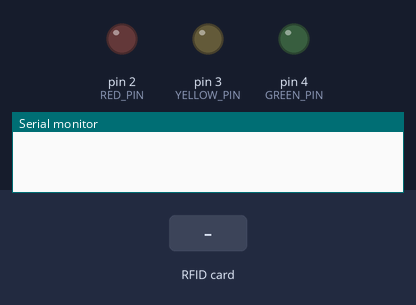
Bench run of a sketch on a simulated Arduino Uno, built with avr-gcc and run on an emulated ATmega328P. Parts: output pins drawn as LEDs (lit = HIGH), the last lines printed to the serial monitor. Dashed ring = blinking. The inputs (shaded band) are chosen by the test bench. Pins used as bus, display or sensor lines are not drawn.

Above: at 1.2 s.
1.3 s: RFID card C0 E4 CD A3 held to the reader
At 1.4 s:
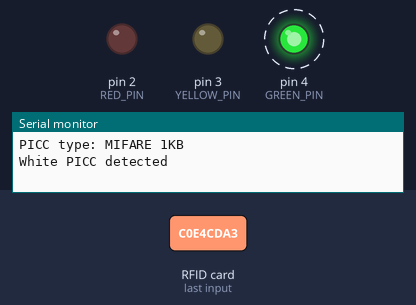
3.4 s: RFID card A6 DF 65 D9 held to the reader
At 3.51 s:
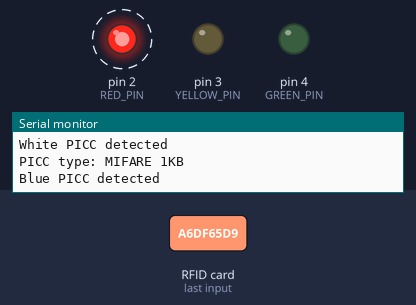
5.5 s: RFID card 5E 7A 19 C4 held to the reader
At 5.61 s:
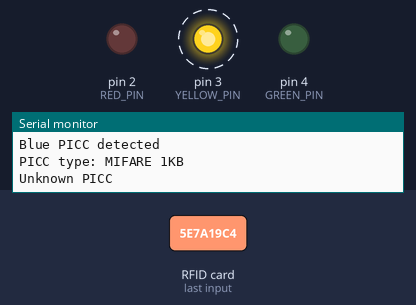
Timing chart, 0 to 8.5 s (numbered marks = the images above; inputs shaded):
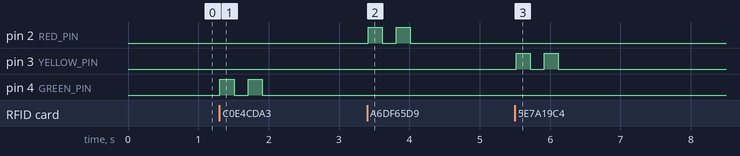

The sketch:

RFID_rc522.ino
```cpp
/* Reads RFID cards using a RC522 card reader and compare serial ids to known one.
 *
 * Uses library MFRC522 (https://github.com/miguelbalboa/rfid)
 */

#include <SPI.h>
#include <MFRC522.h>

#define SS_PIN 10
#define RST_PIN 9
#define RED_PIN 2
#define YELLOW_PIN 3
#define GREEN_PIN 4

MFRC522 rfid(SS_PIN, RST_PIN);

byte nuidPICC[4];
byte whitePICC[] = { 0xC0, 0xE4, 0xCD, 0xA3 };
byte bluePICC[] = { 0XA6, 0xDF, 0x65, 0xD9 };

void setup() {
  Serial.begin(115200);
  pinMode(RED_PIN, OUTPUT);
  pinMode(YELLOW_PIN, OUTPUT);
  pinMode(GREEN_PIN, OUTPUT);
  SPI.begin();
  rfid.PCD_Init();
}

void loop() {
  if ( ! rfid.PICC_IsNewCardPresent())
    return;

  if ( ! rfid.PICC_ReadCardSerial())
    return;

  Serial.print(F("PICC type: "));
  MFRC522::PICC_Type piccType = rfid.PICC_GetType(rfid.uid.sak);
  Serial.println(rfid.PICC_GetTypeName(piccType));

  if (piccType != MFRC522::PICC_TYPE_MIFARE_MINI &&
    piccType != MFRC522::PICC_TYPE_MIFARE_1K &&
    piccType != MFRC522::PICC_TYPE_MIFARE_4K) {
    Serial.println(F("Your tag is not of type MIFARE Classic."));
    return;
  }

  // Store NUID into nuidPICC array
  for (byte i = 0; i < 4; i++) {
    nuidPICC[i] = rfid.uid.uidByte[i];
  }

  if (comparePICC(rfid.uid.uidByte, whitePICC)) {
    Serial.println("White PICC detected");
    digitalWrite(GREEN_PIN, HIGH);
    delay(200);
    digitalWrite(GREEN_PIN, LOW);
    delay(200);
    digitalWrite(GREEN_PIN, HIGH);
    delay(200);
    digitalWrite(GREEN_PIN, LOW);
  } else if (comparePICC(rfid.uid.uidByte, bluePICC)) {
    Serial.println("Blue PICC detected");
    digitalWrite(RED_PIN, HIGH);
    delay(200);
    digitalWrite(RED_PIN, LOW);
    delay(200);
    digitalWrite(RED_PIN, HIGH);
    delay(200);
    digitalWrite(RED_PIN, LOW);
  } else {
    Serial.println("Unknown PICC");
    digitalWrite(YELLOW_PIN, HIGH);
    delay(200);
    digitalWrite(YELLOW_PIN, LOW);
    delay(200);
    digitalWrite(YELLOW_PIN, HIGH);
    delay(200);
    digitalWrite(YELLOW_PIN, LOW);
  }

  rfid.PICC_HaltA();

  rfid.PCD_StopCrypto1();
}


int comparePICC(byte *left, byte *right) {
  for (byte i = 0; i < 4; i++) {
    if (left[i] != right[i]) {
      return false;
    }
  }
  return true;
}
```

Measured:
- after the input at 1.3 s, pin 4 (GREEN_PIN): alternates HIGH for 0.20 s and LOW for 0.20 s, 4 changes in all, then stays LOW, starting at once
- after the input at 3.4 s, pin 2 (RED_PIN): alternates HIGH for 0.20 s and LOW for 0.20 s, 4 changes in all, then stays LOW, starting at once
- after the input at 5.5 s, pin 3 (YELLOW_PIN): alternates HIGH for 0.20 s and LOW for 0.20 s, 4 changes in all, then stays LOW, starting at once
